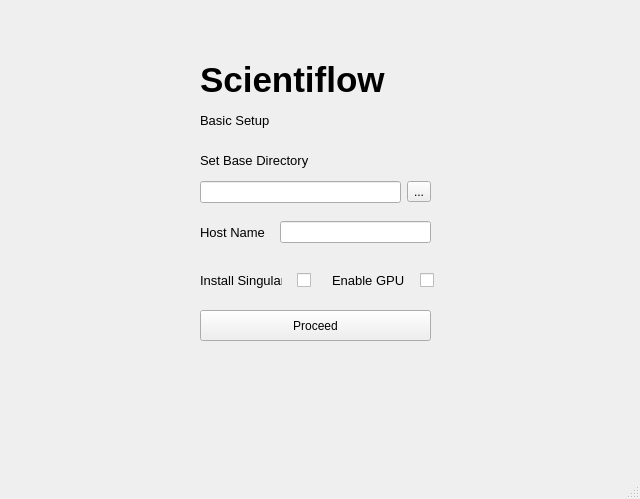
<?xml version="1.0" encoding="UTF-8"?>
<ui version="4.0">
 <class>MainWindow</class>
 <widget class="QMainWindow" name="MainWindow">
  <property name="geometry">
   <rect>
    <x>0</x>
    <y>0</y>
    <width>640</width>
    <height>499</height>
   </rect>
  </property>
  <property name="windowTitle">
   <string>MainWindow</string>
  </property>
  <widget class="QWidget" name="centralwidget">
   <widget class="QLabel" name="label_2">
    <property name="geometry">
     <rect>
      <x>200</x>
      <y>110</y>
      <width>271</width>
      <height>21</height>
     </rect>
    </property>
    <property name="font">
     <font>
      <pointsize>10</pointsize>
     </font>
    </property>
    <property name="text">
     <string>Basic Setup</string>
    </property>
   </widget>
   <widget class="QLabel" name="label">
    <property name="geometry">
     <rect>
      <x>200</x>
      <y>50</y>
      <width>191</width>
      <height>61</height>
     </rect>
    </property>
    <property name="text">
     <string>&lt;html&gt;&lt;head/&gt;&lt;body&gt;&lt;p&gt;&lt;span style=&quot; font-size:26pt; font-weight:700;&quot;&gt;Scientiflow&lt;/span&gt;&lt;/p&gt;&lt;/body&gt;&lt;/html&gt;</string>
    </property>
   </widget>
   <widget class="QPushButton" name="pushButton">
    <property name="geometry">
     <rect>
      <x>200</x>
      <y>310</y>
      <width>231</width>
      <height>31</height>
     </rect>
    </property>
    <property name="text">
     <string>Proceed</string>
    </property>
   </widget>
   <widget class="QLabel" name="label_3">
    <property name="geometry">
     <rect>
      <x>200</x>
      <y>150</y>
      <width>271</width>
      <height>21</height>
     </rect>
    </property>
    <property name="font">
     <font>
      <pointsize>10</pointsize>
     </font>
    </property>
    <property name="text">
     <string>Set Base Directory</string>
    </property>
   </widget>
   <widget class="QWidget" name="">
    <property name="geometry">
     <rect>
      <x>200</x>
      <y>270</y>
      <width>240</width>
      <height>21</height>
     </rect>
    </property>
    <layout class="QHBoxLayout" name="horizontalLayout_3">
     <property name="spacing">
      <number>15</number>
     </property>
     <item>
      <layout class="QHBoxLayout" name="horizontalLayout">
       <property name="rightMargin">
        <number>6</number>
       </property>
       <item>
        <widget class="QLabel" name="label_4">
         <property name="font">
          <font>
           <pointsize>10</pointsize>
          </font>
         </property>
         <property name="text">
          <string>Install Singularity</string>
         </property>
        </widget>
       </item>
       <item>
        <widget class="QCheckBox" name="checkBox">
         <property name="font">
          <font>
           <pointsize>10</pointsize>
          </font>
         </property>
         <property name="text">
          <string/>
         </property>
         <property name="iconSize">
          <size>
           <width>17</width>
           <height>17</height>
          </size>
         </property>
        </widget>
       </item>
      </layout>
     </item>
     <item>
      <layout class="QHBoxLayout" name="horizontalLayout_2">
       <property name="rightMargin">
        <number>6</number>
       </property>
       <item>
        <widget class="QLabel" name="label_6">
         <property name="font">
          <font>
           <pointsize>10</pointsize>
          </font>
         </property>
         <property name="text">
          <string>Enable GPU</string>
         </property>
        </widget>
       </item>
       <item>
        <widget class="QCheckBox" name="checkBox_2">
         <property name="font">
          <font>
           <pointsize>10</pointsize>
          </font>
         </property>
         <property name="text">
          <string/>
         </property>
         <property name="iconSize">
          <size>
           <width>17</width>
           <height>17</height>
          </size>
         </property>
         <property name="checkable">
          <bool>true</bool>
         </property>
        </widget>
       </item>
      </layout>
     </item>
    </layout>
   </widget>
   <widget class="QWidget" name="">
    <property name="geometry">
     <rect>
      <x>200</x>
      <y>220</y>
      <width>231</width>
      <height>24</height>
     </rect>
    </property>
    <layout class="QHBoxLayout" name="horizontalLayout_4">
     <property name="spacing">
      <number>15</number>
     </property>
     <item>
      <widget class="QLabel" name="label_5">
       <property name="font">
        <font>
         <pointsize>10</pointsize>
        </font>
       </property>
       <property name="text">
        <string>Host Name</string>
       </property>
      </widget>
     </item>
     <item>
      <widget class="QLineEdit" name="lineEdit_2"/>
     </item>
    </layout>
   </widget>
   <widget class="QWidget" name="">
    <property name="geometry">
     <rect>
      <x>200</x>
      <y>180</y>
      <width>231</width>
      <height>24</height>
     </rect>
    </property>
    <layout class="QHBoxLayout" name="horizontalLayout_5">
     <item>
      <widget class="QLineEdit" name="lineEdit"/>
     </item>
     <item>
      <widget class="QToolButton" name="toolButton">
       <property name="text">
        <string>...</string>
       </property>
      </widget>
     </item>
    </layout>
   </widget>
  </widget>
  <widget class="QMenuBar" name="menubar">
   <property name="geometry">
    <rect>
     <x>0</x>
     <y>0</y>
     <width>640</width>
     <height>33</height>
    </rect>
   </property>
  </widget>
  <widget class="QStatusBar" name="statusbar"/>
 </widget>
 <resources/>
 <connections/>
</ui>
